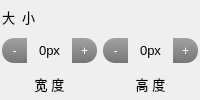
              <widget class="QWidget" name="widget_7" native="true">
               <property name="minimumSize">
                <size>
                 <width>0</width>
                 <height>100</height>
                </size>
               </property>
               <layout class="QVBoxLayout" name="verticalLayout_11">
                <property name="margin">
                 <number>2</number>
                </property>
                <item>
                 <widget class="QLabel" name="label_3">
                  <property name="font">
                   <font>
                    <family>Microsoft YaHei UI</family>
                    <pointsize>10</pointsize>
                   </font>
                  </property>
                  <property name="styleSheet">
                   <string notr="true"/>
                  </property>
                  <property name="text">
                   <string>大  小</string>
                  </property>
                  <property name="alignment">
                   <set>Qt::AlignLeading|Qt::AlignLeft|Qt::AlignVCenter</set>
                  </property>
                 </widget>
                </item>
                <item>
                 <layout class="QHBoxLayout" name="horizontalLayout_10">
                  <item>
                   <layout class="QHBoxLayout" name="horizontalLayout_7">
                    <item>
                     <widget class="QPushButton" name="sizeWM">
                      <property name="minimumSize">
                       <size>
                        <width>25</width>
                        <height>25</height>
                       </size>
                      </property>
                      <property name="maximumSize">
                       <size>
                        <width>25</width>
                        <height>25</height>
                       </size>
                      </property>
                      <property name="focusPolicy">
                       <enum>Qt::NoFocus</enum>
                      </property>
                      <property name="styleSheet">
                       <string notr="true">QPushButton#sizeWM{
  background-color:red;
  color:white;
  border-top-left-radius:12px;
  border-bottom-left-radius:12px;
  background:qlineargradient(x1: 0, y1: 0, x2: 0, y2: 1,stop: 0 rgba(130, 130, 130, 180),stop:1 rgba(68, 68, 68, 180));
}

QPushButton#sizeWM:hover{
    background: qlineargradient(x1: 0, y1: 0, x2: 0, y2: 1, stop: 0 #6ea1f1, stop: 1 #567dbc);
}

QPushButton#sizeWM:pressed{
  background: qlineargradient(x1: 0, y1: 0, x2: 0, y2: 1, stop: 0 #fcf300,stop: 1 #ffc000);
}</string>
                      </property>
                      <property name="text">
                       <string>-</string>
                      </property>
                     </widget>
                    </item>
                    <item>
                     <widget class="QLabel" name="sizew">
                      <property name="font">
                       <font>
                        <family>Microsoft YaHei UI</family>
                        <pointsize>10</pointsize>
                       </font>
                      </property>
                      <property name="styleSheet">
                       <string notr="true"/>
                      </property>
                      <property name="text">
                       <string>0px</string>
                      </property>
                      <property name="alignment">
                       <set>Qt::AlignCenter</set>
                      </property>
                     </widget>
                    </item>
                    <item>
                     <widget class="QPushButton" name="sizeWP">
                      <property name="minimumSize">
                       <size>
                        <width>25</width>
                        <height>25</height>
                       </size>
                      </property>
                      <property name="maximumSize">
                       <size>
                        <width>25</width>
                        <height>25</height>
                       </size>
                      </property>
                      <property name="focusPolicy">
                       <enum>Qt::NoFocus</enum>
                      </property>
                      <property name="styleSheet">
                       <string notr="true">QPushButton#sizeWP{
  background-color:red;
  color:white;
  border-top-right-radius:12px;
  border-bottom-right-radius:12px;
  background:qlineargradient(x1: 0, y1: 0, x2: 0, y2: 1,stop: 0 rgba(130, 130, 130, 180),stop:1 rgba(68, 68, 68, 180));
}

QPushButton#sizeWP:hover{
    background: qlineargradient(x1: 0, y1: 0, x2: 0, y2: 1, stop: 0 #6ea1f1, stop: 1 #567dbc);
}

QPushButton#sizeWP:pressed{
  background: qlineargradient(x1: 0, y1: 0, x2: 0, y2: 1, stop: 0 #fcf300,stop: 1 #ffc000);
}</string>
                      </property>
                      <property name="text">
                       <string>+</string>
                      </property>
                     </widget>
                    </item>
                   </layout>
                  </item>
                  <item>
                   <layout class="QHBoxLayout" name="horizontalLayout_8">
                    <item>
                     <widget class="QPushButton" name="sizeHM">
                      <property name="minimumSize">
                       <size>
                        <width>25</width>
                        <height>25</height>
                       </size>
                      </property>
                      <property name="maximumSize">
                       <size>
                        <width>25</width>
                        <height>25</height>
                       </size>
                      </property>
                      <property name="focusPolicy">
                       <enum>Qt::NoFocus</enum>
                      </property>
                      <property name="styleSheet">
                       <string notr="true">QPushButton#sizeHM{
  background-color:red;
  color:white;
  border-top-left-radius:12px;
  border-bottom-left-radius:12px;
  background:qlineargradient(x1: 0, y1: 0, x2: 0, y2: 1,stop: 0 rgba(130, 130, 130, 180),stop:1 rgba(68, 68, 68, 180));
}

QPushButton#sizeHM:hover{
    background: qlineargradient(x1: 0, y1: 0, x2: 0, y2: 1, stop: 0 #6ea1f1, stop: 1 #567dbc);
}

QPushButton#sizeHM:pressed{
  background: qlineargradient(x1: 0, y1: 0, x2: 0, y2: 1, stop: 0 #fcf300,stop: 1 #ffc000);
}</string>
                      </property>
                      <property name="text">
                       <string>-</string>
                      </property>
                     </widget>
                    </item>
                    <item>
                     <widget class="QLabel" name="sizeh">
                      <property name="font">
                       <font>
                        <family>Microsoft YaHei UI</family>
                        <pointsize>10</pointsize>
                       </font>
                      </property>
                      <property name="styleSheet">
                       <string notr="true"/>
                      </property>
                      <property name="text">
                       <string>0px</string>
                      </property>
                      <property name="alignment">
                       <set>Qt::AlignCenter</set>
                      </property>
                     </widget>
                    </item>
                    <item>
                     <widget class="QPushButton" name="sizeHP">
                      <property name="minimumSize">
                       <size>
                        <width>25</width>
                        <height>25</height>
                       </size>
                      </property>
                      <property name="maximumSize">
                       <size>
                        <width>25</width>
                        <height>25</height>
                       </size>
                      </property>
                      <property name="focusPolicy">
                       <enum>Qt::NoFocus</enum>
                      </property>
                      <property name="styleSheet">
                       <string notr="true">QPushButton#sizeHP{
  background-color:red;
  color:white;
  border-top-right-radius:12px;
  border-bottom-right-radius:12px;
  background:qlineargradient(x1: 0, y1: 0, x2: 0, y2: 1,stop: 0 rgba(130, 130, 130, 180),stop:1 rgba(68, 68, 68, 180));
}

QPushButton#sizeHP:hover{
    background: qlineargradient(x1: 0, y1: 0, x2: 0, y2: 1, stop: 0 #6ea1f1, stop: 1 #567dbc);
}

QPushButton#sizeHP:pressed{
  background: qlineargradient(x1: 0, y1: 0, x2: 0, y2: 1, stop: 0 #fcf300,stop: 1 #ffc000);
}</string>
                      </property>
                      <property name="text">
                       <string>+</string>
                      </property>
                     </widget>
                    </item>
                   </layout>
                  </item>
                 </layout>
                </item>
                <item>
                 <layout class="QHBoxLayout" name="horizontalLayout_9">
                  <item>
                   <layout class="QHBoxLayout" name="horizontalLayout_18">
                    <item>
                     <widget class="QLabel" name="label_7">
                      <property name="minimumSize">
                       <size>
                        <width>0</width>
                        <height>25</height>
                       </size>
                      </property>
                      <property name="font">
                       <font>
                        <family>Microsoft YaHei UI</family>
                        <pointsize>10</pointsize>
                       </font>
                      </property>
                      <property name="styleSheet">
                       <string notr="true"/>
                      </property>
                      <property name="text">
                       <string>宽 度</string>
                      </property>
                      <property name="alignment">
                       <set>Qt::AlignCenter</set>
                      </property>
                     </widget>
                    </item>
                   </layout>
                  </item>
                  <item>
                   <layout class="QHBoxLayout" name="horizontalLayout_17">
                    <item>
                     <widget class="QLabel" name="label_6">
                      <property name="minimumSize">
                       <size>
                        <width>0</width>
                        <height>25</height>
                       </size>
                      </property>
                      <property name="font">
                       <font>
                        <family>Microsoft YaHei UI</family>
                        <pointsize>10</pointsize>
                       </font>
                      </property>
                      <property name="styleSheet">
                       <string notr="true"/>
                      </property>
                      <property name="text">
                       <string>高 度</string>
                      </property>
                      <property name="alignment">
                       <set>Qt::AlignCenter</set>
                      </property>
                     </widget>
                    </item>
                   </layout>
                  </item>
                 </layout>
                </item>
               </layout>
              </widget>
